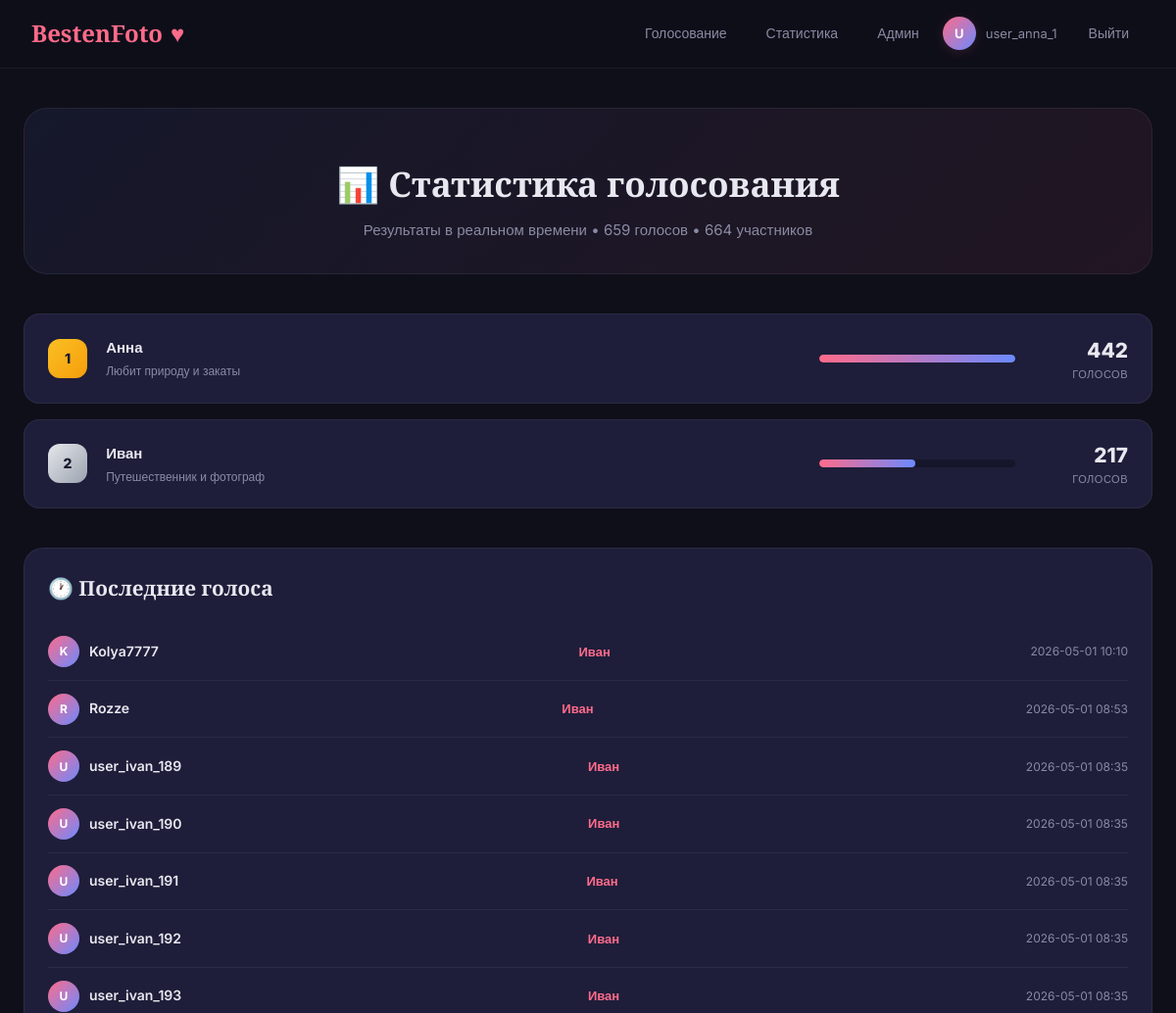
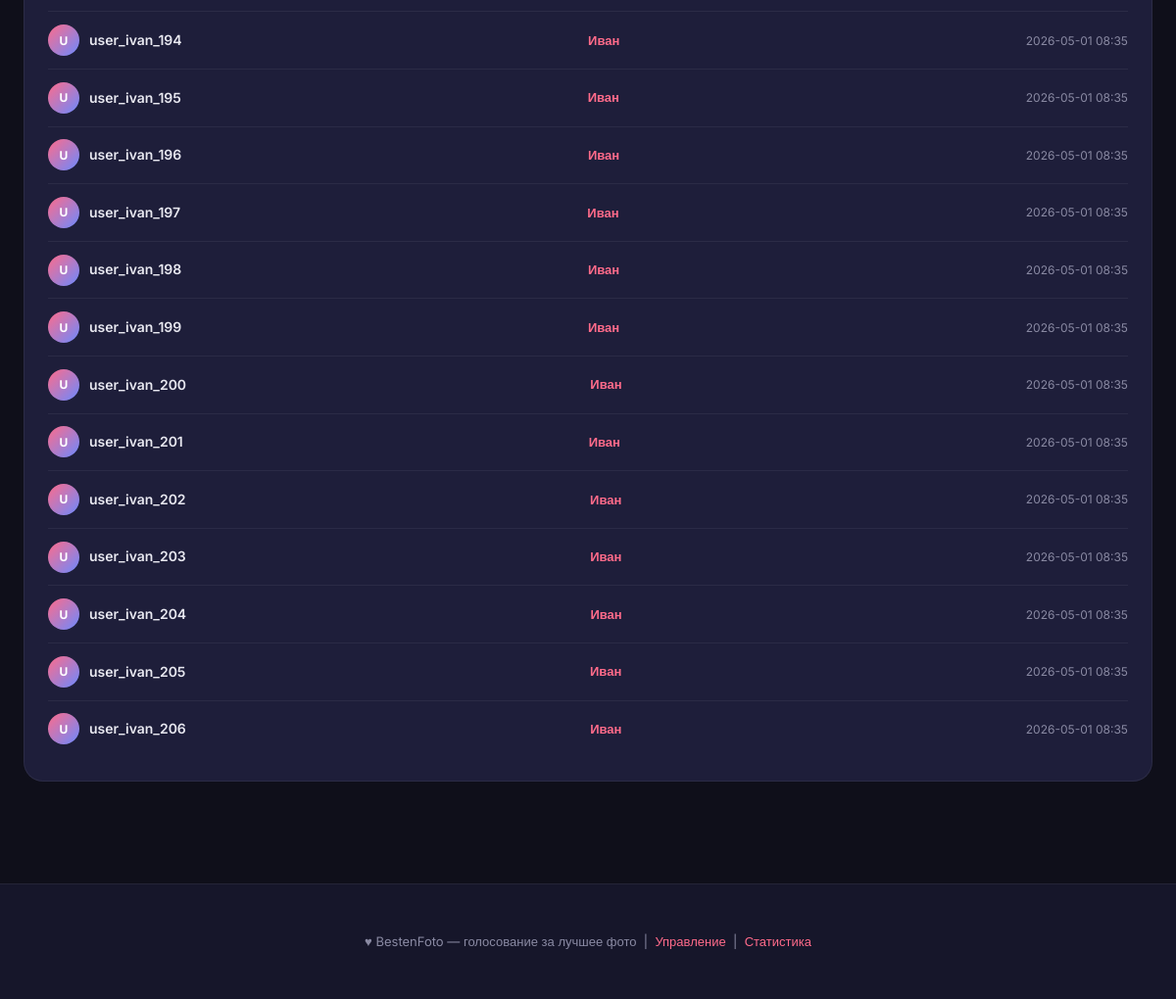
Page /stats (signed in) on the committed database (2 pictures, top to bottom).
### tables this page shows
CREATE TABLE candidates (
            id       INTEGER PRIMARY KEY AUTOINCREMENT,
            name     TEXT NOT NULL,
            tagline  TEXT,
            photo    TEXT,
            created  TEXT NOT NULL
        );

CREATE TABLE votes (
            id           INTEGER PRIMARY KEY AUTOINCREMENT,
            user_id      INTEGER NOT NULL,
            candidate_id INTEGER NOT NULL,
            voted_at     TEXT NOT NULL,
            UNIQUE(user_id),
            FOREIGN KEY(user_id)      REFERENCES users(id),
            FOREIGN KEY(candidate_id) REFERENCES candidates(id)
        );

CREATE TABLE users (
            id       INTEGER PRIMARY KEY AUTOINCREMENT,
            username TEXT UNIQUE NOT NULL,
            email    TEXT UNIQUE NOT NULL,
            password TEXT NOT NULL
        );

### app.py (the view)
@app.route('/stats')
def stats():
    candidates, total_votes, total_users = get_stats()
    conn = get_db()
    recent = conn.execute("""
        SELECT u.username, c.name as candidate_name, v.voted_at
        FROM votes v
        JOIN users u ON u.id = v.user_id
        JOIN candidates c ON c.id = v.candidate_id
        ORDER BY v.voted_at DESC
        LIMIT 20
    """).fetchall()
    conn.close()
    return render_template('stats.html',
                           candidates=candidates,
                           total_votes=total_votes,
                           total_users=total_users,
                           recent=[dict(r) for r in recent])

### app.py (called while the page is built)
def get_db():
    os.makedirs(os.path.dirname(DB_PATH), exist_ok=True)
    conn = sqlite3.connect(DB_PATH)
    conn.row_factory = sqlite3.Row
    return conn

def get_stats():
    conn = get_db()
    candidates = conn.execute("""
        SELECT c.*, COUNT(v.id) as vote_count
        FROM candidates c
        LEFT JOIN votes v ON v.candidate_id = c.id
        GROUP BY c.id
        ORDER BY vote_count DESC
    """).fetchall()
    total_votes = conn.execute("SELECT COUNT(*) FROM votes").fetchone()[0]
    total_users = conn.execute("SELECT COUNT(*) FROM users").fetchone()[0]
    conn.close()
    return [dict(c) for c in candidates], total_votes, total_users

### templates/stats.html (shortened to what this page needs)
{% extends "base.html" %}
{% block content %}
<div class="stats-hero">
  <h1>&#128202; Статистика голосования</h1>
  <p>Результаты в реальном времени • {{ total_votes }} голосов • {{ total_users }} участников</p>
</div>
{% if candidates %}
<div class="leaderboard">
  {% for c in candidates %}
  {% set max_votes = candidates|map(attribute='vote_count')|max %}
  {% set bar_pct = (c.vote_count / max_votes * 100) if max_votes else 0 %}
  <div class="leader-row">
    <div class="leader-rank {% if loop.index == 1 %}gold{% elif loop.index == 2 %}silver{% elif loop.index == 3 %}bronze{% endif %}">
      {{ loop.index }}
    </div>
    <div class="leader-info">
      <div class="leader-name">{{ c.name }}</div>
      <div class="leader-tag">{{ c.tagline or 'Кандидат' }}</div>
    </div>
    <div class="leader-bar-wrap">
      <div class="leader-bar">
        <div class="leader-bar-fill" style="width:{{ bar_pct }}%"></div>
      </div>
    </div>
    <div class="leader-votes">
      <div class="num">{{ c.vote_count }}</div>
      <div class="label">голосов</div>
    </div>
  </div>
  {% endfor %}
</div>
{% else %}
<div class="empty-state">
  <span class="icon">&#128532;</span>
  <p>Пока нет кандидатов</p>
</div>
{% endif %}
<div class="recent-votes">
  <h3>&#128336; Последние голоса</h3>
  {% if recent %}
    {% for r in recent %}
    <div class="vote-item">
      <div class="vote-user">
        <div class="vote-avatar">{{ r.username[0]|upper }}</div>
        <div>
          <div class="vote-name">{{ r.username }}</div>
        </div>
      </div>
      <div class="vote-candidate">{{ r.candidate_name }}</div>
      <div class="vote-time">{{ r.voted_at[:16].replace('T',' ') }}</div>
    </div>
    {% endfor %}
  {% else %}
    <div class="empty-state">
      <span class="icon">&#128172;</span>
      <p>Пока никто не голосовал</p>
    </div>
  {% endif %}
</div>
{% endblock %}

### templates/base.html (style rules this page uses)
:root { --bg: #0f0f1a; --bg-elevated: #16162a; --bg-card: #1e1e3a; --border: rgba(255,255,255,0.06); --text: #e8e8f0; --text-muted: #8a8aa3; --accent: #ff6b8a; --accent-glow: rgba(255,107,138,0.15); --accent-2: #6b8aff; --accent-2-glow: rgba(107,138,255,0.15); --success: #4ade80; --danger: #f87171; --warning: #fbbf24; }
* { box-sizing:border-box; margin:0; padding:0 }
html { scroll-behavior:smooth }
body { font-family:'Inter',sans-serif; background:var(--bg); color:var(--text); min-height:100vh; line-height:1.6; -webkit-font-smoothing:antialiased; }

### templates/stats.html (style rules this page uses)
.stats-hero { text-align:center; padding:3rem 1rem 2rem; background:linear-gradient(135deg,rgba(107,138,255,0.08) 0%,rgba(255,107,138,0.08) 100%); border-radius:24px; margin-bottom:2.5rem; border:1px solid var(--border); }
.stats-hero h1 { font-family:'Playfair Display',serif; font-size:2.2rem; color:var(--text); margin-bottom:0.5rem; }
.stats-hero p { color:var(--text-muted); font-size:15px; }
.leaderboard { display:flex; flex-direction:column; gap:1rem; margin-bottom:2.5rem; }
.leader-row { display:flex; align-items:center; gap:1.2rem; background:var(--bg-card); border:1px solid var(--border); border-radius:16px; padding:1.2rem 1.5rem; transition:all 0.2s; }
.leader-rank { width:40px; height:40px; border-radius:12px; background:var(--bg-elevated); display:flex; align-items:center; justify-content:center; font-weight:800; font-size:14px; color:var(--text-muted); flex-shrink:0; }
.leader-rank.gold { background:linear-gradient(135deg,#fbbf24,#f59e0b); color:#1a1a2e; }
.leader-rank.silver { background:linear-gradient(135deg,#e5e7eb,#9ca3af); color:#1a1a2e; }
.leader-info { flex:1; }
.leader-name { font-weight:700; font-size:15px; color:var(--text); margin-bottom:2px; }
.leader-tag { font-size:12px; color:var(--text-muted); }
.leader-bar-wrap { width:200px; margin-right:1rem; }
.leader-bar { height:8px; border-radius:8px; background:var(--bg-elevated); overflow:hidden; }
.leader-bar-fill { height:100%; border-radius:8px; background:linear-gradient(90deg,var(--accent),var(--accent-2)); transition:width 0.8s ease; }
.leader-votes { text-align:right; min-width:80px; }
.leader-votes .num { font-size:1.3rem; font-weight:800; color:var(--text); }
.leader-votes .label { font-size:11px; color:var(--text-muted); text-transform:uppercase; letter-spacing:0.5px; }
.recent-votes { background:var(--bg-card); border:1px solid var(--border); border-radius:20px; padding:1.5rem; }
.recent-votes h3 { font-family:'Playfair Display',serif; font-size:1.3rem; margin-bottom:1.2rem; color:var(--text); }
.vote-item { display:flex; align-items:center; justify-content:space-between; padding:0.8rem 0; border-bottom:1px solid var(--border); }
.vote-item:last-child { border-bottom:none; }
.vote-user { display:flex; align-items:center; gap:10px; }
.vote-avatar { width:32px; height:32px; border-radius:50%; background:linear-gradient(135deg,var(--accent),var(--accent-2)); color:#fff; font-weight:700; font-size:12px; display:flex; align-items:center; justify-content:center; }
.vote-name { font-weight:600; font-size:14px; color:var(--text); }
.vote-candidate { font-size:13px; color:var(--accent); font-weight:600; }
.vote-time { font-size:12px; color:var(--text-muted); }

### rows in the picture
candidates: name "Анна", tagline "Любит природу и закаты", {{ bar_pct }} 100.0 (drawn), vote_count "442"
candidates: name "Иван", tagline "Путешественник и фотограф", {{ bar_pct }} 49.095022624434385 (drawn), vote_count "217"
votes: username "K", username "Kolya7777", candidate_name "Иван", voted_at "2026-05-01 10:10"
votes: username "R", username "Rozze", candidate_name "Иван", voted_at "2026-05-01 08:53"
votes: username "U", username "user_ivan_189", candidate_name "Иван", voted_at "2026-05-01 08:35"
votes: username "U", username "user_ivan_190", candidate_name "Иван", voted_at "2026-05-01 08:35"
votes: username "U", username "user_ivan_191", candidate_name "Иван", voted_at "2026-05-01 08:35"
votes: username "U", username "user_ivan_192", candidate_name "Иван", voted_at "2026-05-01 08:35"
votes: username "U", username "user_ivan_193", candidate_name "Иван", voted_at "2026-05-01 08:35"
votes: username "U", username "user_ivan_194", candidate_name "Иван", voted_at "2026-05-01 08:35"
votes: username "U", username "user_ivan_195", candidate_name "Иван", voted_at "2026-05-01 08:35"
votes: username "U", username "user_ivan_196", candidate_name "Иван", voted_at "2026-05-01 08:35"
votes: username "U", username "user_ivan_197", candidate_name "Иван", voted_at "2026-05-01 08:35"
votes: username "U", username "user_ivan_198", candidate_name "Иван", voted_at "2026-05-01 08:35"
votes: username "U", username "user_ivan_199", candidate_name "Иван", voted_at "2026-05-01 08:35"
votes: username "U", username "user_ivan_200", candidate_name "Иван", voted_at "2026-05-01 08:35"
votes: username "U", username "user_ivan_201", candidate_name "Иван", voted_at "2026-05-01 08:35"
votes: username "U", username "user_ivan_202", candidate_name "Иван", voted_at "2026-05-01 08:35"
votes: username "U", username "user_ivan_203", candidate_name "Иван", voted_at "2026-05-01 08:35"
votes: username "U", username "user_ivan_204", candidate_name "Иван", voted_at "2026-05-01 08:35"
votes: username "U", username "user_ivan_205", candidate_name "Иван", voted_at "2026-05-01 08:35"
votes: username "U", username "user_ivan_206", candidate_name "Иван", voted_at "2026-05-01 08:35"

### other values in the picture
{{ session.username[0]|upper }} "U"
{{ session.username }} "user_anna_1"
{{ total_votes }} "659"
{{ total_users }} "664"
